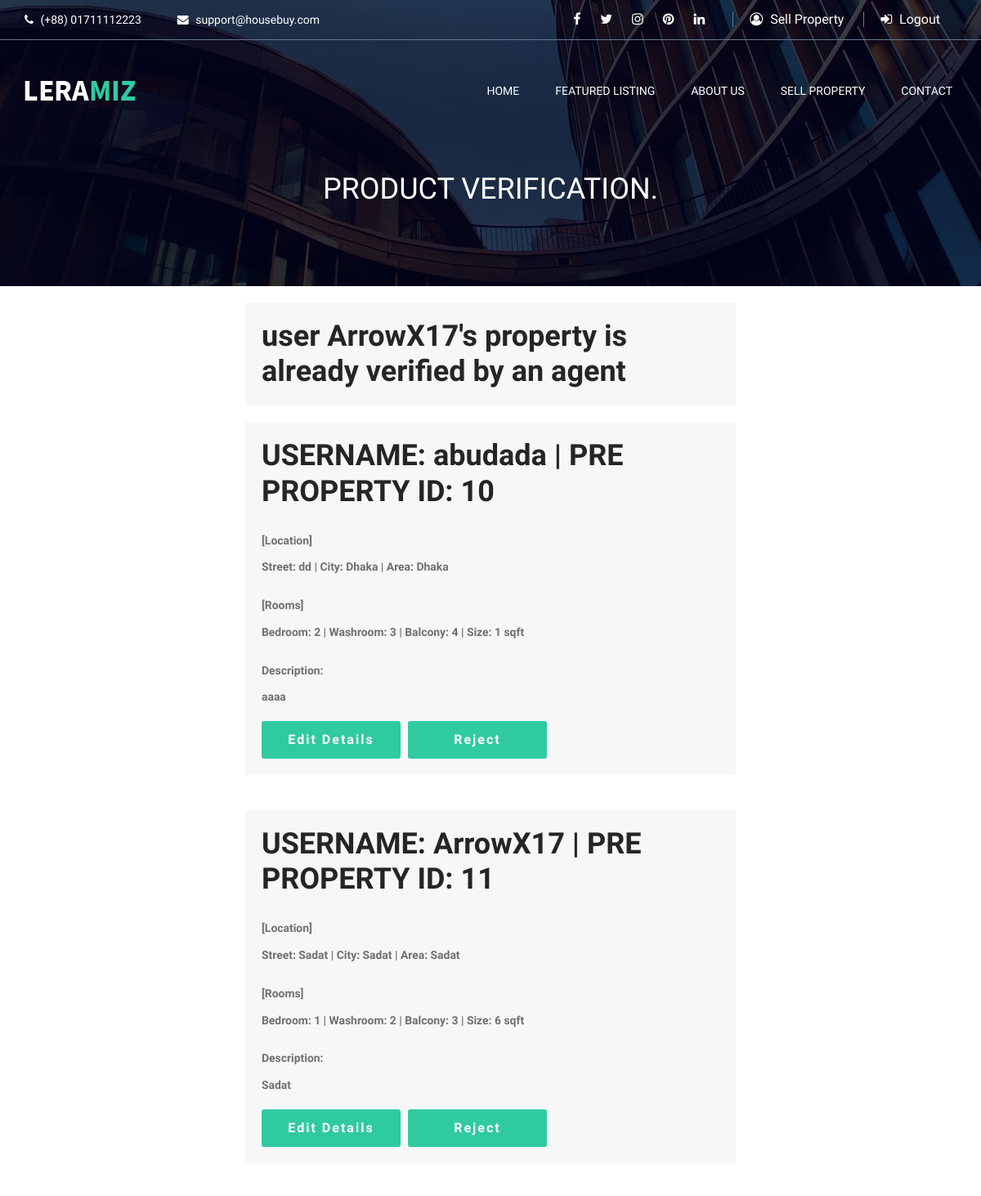
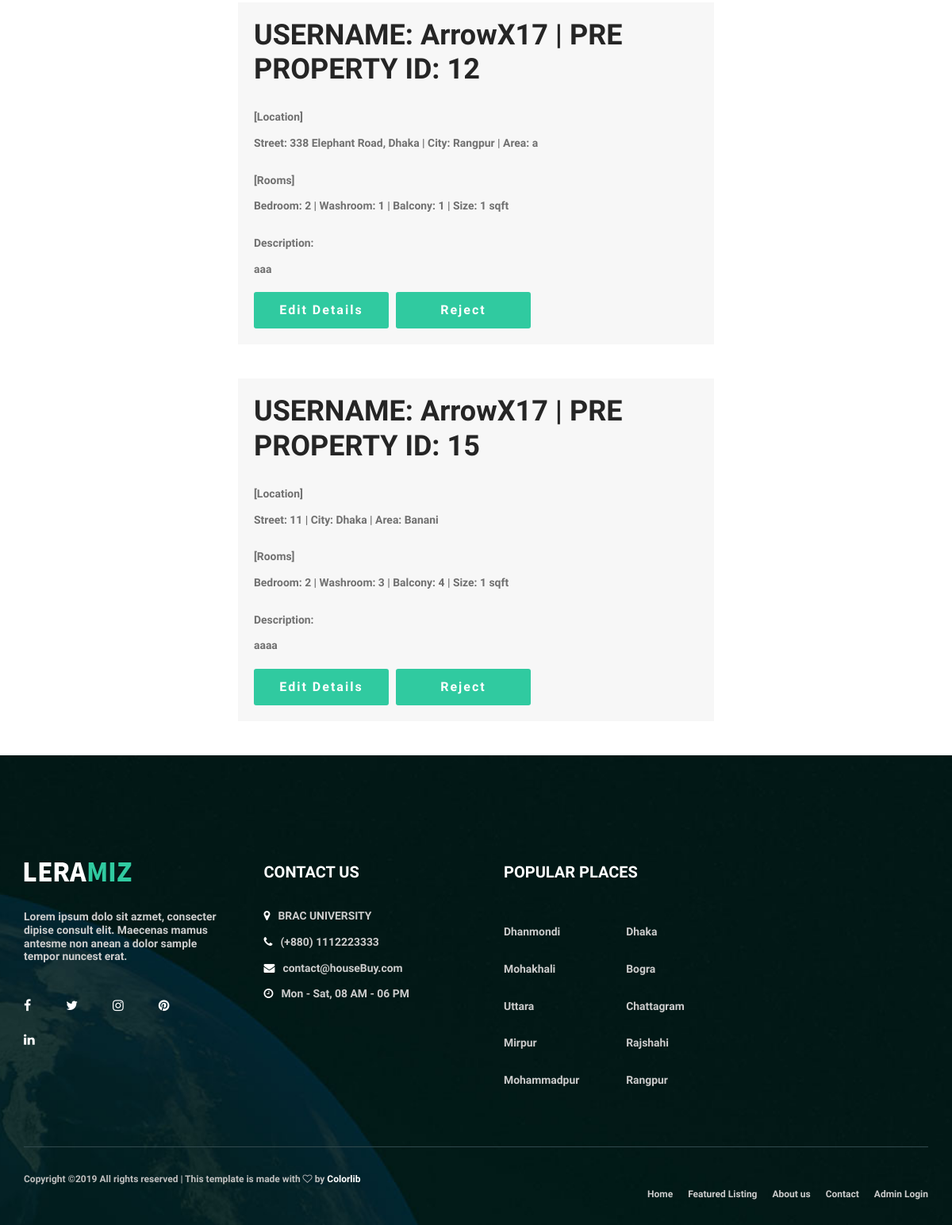
The page /agent.php (signed in) on the database its author committed (2 pictures, top to bottom).
### tables this page shows
CREATE TABLE IF NOT EXISTS `preproperty` (
  `PRE_ID` int(11) NOT NULL AUTO_INCREMENT,
  `USERNAME` varchar(10) NOT NULL,
  `verify` int(11) NOT NULL,
  `bedroom` int(11) NOT NULL,
  `washroom` int(11) NOT NULL,
  `balcony` int(11) NOT NULL,
  `size` int(11) NOT NULL,
  `street` varchar(200) NOT NULL,
  `city` varchar(50) NOT NULL,
  `area` varchar(50) NOT NULL,
  `Description` varchar(2000) NOT NULL,
  `Image1` longblob,
  `Image2` longblob,
  `Image3` longblob,
  `Image4` longblob,
  `Image5` longblob,
  `floor1` longblob,
  `floor2` longblob,
  `floor3` longblob,
  `floor4` longblob,
  `floor5` longblob,
  PRIMARY KEY (`PRE_ID`,`USERNAME`),
  KEY `USERNAME` (`USERNAME`)
);

### agent.php (the view, shortened to what this page needs)
<?php
  include_once 'resources/Database.php';
?>
<!DOCTYPE html>
<html lang="en">
<head>
	<link rel="stylesheet" href="css/bootstrap.min.css"/>
	<link rel="stylesheet" href="css/font-awesome.min.css"/>
	<link rel="stylesheet" href="css/animate.css"/>
	<link rel="stylesheet" href="css/owl.carousel.css"/>
	<link rel="stylesheet" href="css/style.css"/>
	<link rel="stylesheet" href="css/custom.css"/>
</head>
<body>
	<header class="header-section">
		<div class="header-top">
			<div class="container">
				<div class="row">
					<div class="col-lg-6 header-top-left">
						<div class="top-info">
							<i class="fa fa-phone"></i>
							(+88) 01711112223
						</div>
						<div class="top-info">
							<i class="fa fa-envelope"></i>
							support@housebuy.com
						</div>
					</div>
					<div class="col-lg-6 text-lg-right header-top-right">
						<div class="top-social">
							<a href="https://www.facebook.com"><i class="fa fa-facebook"></i></a>
		          <a href="https://www.twitter.com"><i class="fa fa-twitter"></i></a>
		          <a href="https://www.instagram.com"><i class="fa fa-instagram"></i></a>
		          <a href="https://www.pinterest.com/"><i class="fa fa-pinterest"></i></a>
		          <a href="https://www.linkedin.com/"><i class="fa fa-linkedin"></i></a>
						</div>
						<div class="user-panel">
							<?php if(!isset($_SESSION['username'])): ?>
								<a href="registration.php"><i class="fa fa-user-circle-o"></i> Register</a>
								<a href="login.php"><i class="fa fa-sign-in"></i> Login</a>
							<?php else: ?>
								<a href="sellHouse.php"><i class="fa fa-user-circle-o"></i> Sell Property</a>
								<a href="logout.php"><i class="fa fa-sign-in"></i> Logout</a>
							<?php endif ?>
						</div>
					</div>
				</div>
			</div>
		</div>
		<div class="container">
			<div class="row">
				<div class="col-12">
					<div class="site-navbar">
						<a href="index.php" class="site-logo"><img src="img/logo.png" alt=""></a>
						<ul class="main-menu">
							<li><a href="index.php">Home</a></li>
							<li><a href="categories.php">FEATURED LISTING</a></li>
							<li><a href="about.php">ABOUT US</a></li>
							<li><a href="sellHouse.php">Sell Property</a></li>
							<li><a href="contact.php">Contact</a></li>
						</ul>
					</div>
				</div>
			</div>
		</div>
	</header>
	<section class="page-top-section set-bg" data-setbg="img/page-top-bg.jpg">
		<div class="container text-white">
			<h2>Product Verification.</h2>
		</div>
	</section>
  <?php
  if(isset($_SESSION['Agent']))
  {
  ?>
        <h2><?php echo ""?><h2/>
  			<?php
          $sql = $db->query('Select * FROM preproperty');
  	      if($db->query('select count(*) from preproperty')->fetchColumn()>0 ){
  		      while($row =$sql->fetch(PDO::FETCH_ASSOC)){
                 if($row['verify']==0){
                   ?>
                   <section>
                     <div class="container-fluid h-100">
                       <div class="row justify-content-center align-items-center h-100">
                         <div class="col col-sm-6 col-md-6 col-lg-6 col-xl-6" style="background-color: #F7F7F7; padding:20px">
                           <h2><?php echo "USERNAME: {$row['USERNAME']} | PRE PROPERTY ID: {$row['PRE_ID']}" ?></h2>
                           <p style="margin-top:30px">[Location]</p>
                           <p><?php echo " Street: {$row['street']} | City: {$row['city']} | Area: {$row['area']}"?></p>
                           <p style="margin-top:30px">[Rooms]</p>
                            <p><?php echo "Bedroom: {$row['bedroom']} | Washroom: {$row['washroom']} | Balcony: {$row['balcony']} | Size: {$row['size']} sqft"?></p>
                           <p style="margin-top:30px">Description:</p>
                           <p><?php echo "{$row['Description']}" ?></p>
                           <a href="agentForm.php?id=<?php echo $row['PRE_ID'] ?>" target="_blank" class="site-btn">Edit Details</a>
                           <a href="agentReject.php?id=<?php echo $row['PRE_ID'] ?>" target="_blank" class="site-btn">Reject</a>
                        </div>
                      </div>
                    </div>
                   </section>
                     <br>
                   <?php
                 }
                 else
                 {
                  ?>
                  <section>
                    <div class="container-fluid h-100">
                      <div class="row justify-content-center align-items-center h-100">
                        <div class="col col-sm-6 col-md-6 col-lg-6 col-xl-6" style="background-color: #F7F7F7; padding:20px ; margin: 20px">
                          <h2 class="jumborton-heading"> <?php echo " user {$row['USERNAME']}'s property is already verified by an agent" ?> </h2>
                       </div>
                     </div>
                   </div>
                  </section>
                  <?php
                  }
                }
              }else{
              echo "No Pending Requests.";
            }
  }
  else{
  ?>
  <h2 style="color:#30CAA0">You must be logged in to see this page.<a href="loginAdmin.php"> Login here.</a></h2>
  <?php
  }
  include_once 'common/footer.php';
  ?>

### common/footer.php (shortened to what this page needs)
<footer class="footer-section set-bg" data-setbg="img/footer-bg.jpg">
  <div class="container">
    <div class="row">
      <div class="col-lg-3 col-md-6 footer-widget">
        <img src="img/logo.png" alt="">
        <p>Lorem ipsum dolo sit azmet, consecter dipise consult  elit. Maecenas mamus antesme non anean a dolor sample tempor nuncest erat.</p>
        <div class="social">
          <a href="https://www.facebook.com"><i class="fa fa-facebook"></i></a>
          <a href="https://www.twitter.com"><i class="fa fa-twitter"></i></a>
          <a href="https://www.instagram.com"><i class="fa fa-instagram"></i></a>
          <a href="https://www.pinterest.com/"><i class="fa fa-pinterest"></i></a>
          <a href="https://www.linkedin.com/"><i class="fa fa-linkedin"></i></a>
        </div>
      </div>
      <div class="col-lg-3 col-md-6 footer-widget">
        <div class="contact-widget">
          <h5 class="fw-title">CONTACT US</h5>
          <p><i class="fa fa-map-marker"></i>BRAC UNIVERSITY </p>
          <p><i class="fa fa-phone"></i>(+880) 1112223333</p>
          <p><i class="fa fa-envelope"></i>contact@houseBuy.com</p>
          <p><i class="fa fa-clock-o"></i>Mon - Sat, 08 AM - 06 PM</p>
        </div>
      </div>
      <div class="col-lg-3 col-md-6 footer-widget">
        <div class="double-menu-widget">
          <h5 class="fw-title">POPULAR PLACES</h5>
          <ul>
            <li><a href="">Dhanmondi</a></li>
            <li><a href="">Mohakhali</a></li>
            <li><a href="">Uttara</a></li>
            <li><a href="">Mirpur</a></li>
            <li><a href="">Mohammadpur</a></li>
          </ul>
          <ul>
            <li><a href="">Dhaka</a></li>
            <li><a href="">Bogra</a></li>
            <li><a href="">Chattagram</a></li>
            <li><a href="">Rajshahi</a></li>
            <li><a href="">Rangpur</a></li>
          </ul>
        </div>
      </div>
    </div>
    <div class="footer-bottom">
      <div class="footer-nav">
        <ul>
          <li><a href="index.php">Home</a></li>
          <li><a href="categories.php">Featured Listing</a></li>
          <li><a href="about.php">About us</a></li>
          <li><a href="contact.php">Contact</a></li>
          <li><a href="loginAdmin.php">Admin Login</a></li>
        </ul>
      </div>
      <div class="copyright">
        <p>
Copyright &copy;<script>document.write(new Date().getFullYear());</script> All rights reserved | This template is made with <i class="fa fa-heart-o" aria-hidden="true"></i> by <a href="https://colorlib.com" target="_blank">Colorlib</a>
</p>
      </div>
    </div>
  </div>
</footer>
</body>
</html>

### css/style.css (style rules this page uses)
html, body { height: 100%; font-family: 'Source Sans Pro', sans-serif; -webkit-font-smoothing: antialiased; font-smoothing: antialiased; }
h1, h2, h3, h4, h5, h6 { margin: 0; font-weight: 600; color: #252525; }
h2 { font-size: 36px; }
h5 { font-size: 20px; }
p { font-size: 13.9px; color: #707070; }
img { max-width: 100%; }
ul, ol { padding: 0; margin: 0; }
.set-bg { background-repeat: no-repeat; background-size: cover; background-position: top center; }
.text-white h1, .text-white h2, .text-white h3, .text-white h4, .text-white h5, .text-white p, .text-white span, .text-white li, .text-white a { color: #fff; }
.site-btn { position: relative; display: inline-block; padding: 15px 30px; font-size: 16px; font-weight: 600; line-height: 16px; letter-spacing: 2px; border-radius: 3px; min-width: 170px; text-align: center; background: #30caa0; cursor: pointer; border: none; color: #fff; }
.header-section { position: absolute; width: 100%; left: 0; top: 0; z-index: 99; }
.header-top { padding: 12px 0; border-bottom: 1px solid #667792; margin-bottom: 40px; }
.top-info { font-size: 14px; color: #fff; display: inline-block; }
.top-info i { margin-right: 5px; }
.top-info:first-child { margin-right: 40px; }
.top-social { display: inline-block; }
.top-social a { color: #fff; margin: 0 10px; }
.user-panel { display: inline-block; margin-left: 20px; }
.user-panel a { color: #fff; padding: 0 20px; border-left: 1px solid #667792; }
.user-panel a i { margin-right: 5px; }
.user-panel a:last-child { margin-right: 0; }
.site-logo { display: inline-block; }
.main-menu { float: right; list-style: none; }
.main-menu li { display: inline; }
.main-menu li a { display: inline-block; color: #fff; text-transform: uppercase; margin-left: 30px; padding: 12px 5px; font-size: 14px; }
.footer-section { padding-top: 125px; padding-bottom: 25px; }
.footer-widget p { color: #ccc; }
.footer-widget img { margin-bottom: 30px; }
.footer-widget .social { padding-top: 10px; }
.footer-widget .social a { color: #fff; font-size: 16px; margin-right: 35px; }
.footer-widget .fw-title { padding-top: 10px; text-transform: uppercase; margin-bottom: 35px; color: #fff; }
.footer-widget .contact-widget { padding-left: 10px; }
.footer-widget .contact-widget p i { color: #fff; margin-right: 10px; }
.footer-widget .double-menu-widget { padding-left: 20px; }
.footer-widget .double-menu-widget ul { list-style: none; display: inline-block; }
.footer-widget .double-menu-widget ul a { font-size: 13.9px; color: #cccccc; display: inline-block; margin-bottom: 10px; position: relative; right: 0; -webkit-transition: all 0.4s; -o-transition: all 0.4s; transition: all 0.4s; position: relative; }
.footer-widget .double-menu-widget ul a:after { font-family: 'FontAwesome'; content: "\f101"; position: absolute; left: -20px; top: 0; color: #30caa0; opacity: 0; -webkit-transition: all 0.4s; -o-transition: all 0.4s; transition: all 0.4s; }
.footer-widget .double-menu-widget ul:last-child { margin-left: 50px; }
.footer-bottom { overflow: hidden; padding-top: 30px; margin-top: 65px; border-top: 1px solid #324a4e; }
.footer-nav { float: right; }
.footer-nav ul { list-style: none; }
.footer-nav ul li { display: inline; }
.footer-nav ul li a { display: inline-block; color: #cccccc; margin-left: 10px; font-size: 12px; }
.copyright { float: left; padding-top: 3px; }
.copyright p { font-size: 12px; margin-bottom: 0; color: #bfbfbf; }
.copyright p a { font-weight: 600; color: #fff; }
.page-top-section { height: 350px; text-align: center; padding-top: 210px; }
.page-top-section h2 { font-weight: 400; text-transform: uppercase; }
@media (min-width: 1200px) { .container { max-width: 1170px; } }

### rows shown on the page
preproperty: USERNAME "ArrowX17"
preproperty: USERNAME "abudada", PRE_ID "10", street "dd", city "Dhaka", area "Dhaka", bedroom "2", washroom "3", balcony "4", size "1", Description "aaaa"
preproperty: USERNAME "ArrowX17", PRE_ID "11", street "Sadat", city "Sadat", area "Sadat", bedroom "1", washroom "2", balcony "3", size "6", Description "Sadat"
preproperty: USERNAME "ArrowX17", PRE_ID "12", street "338 Elephant Road, Dhaka", city "Rangpur", area "a", bedroom "2", washroom "1", balcony "1", size "1", Description "aaa"
preproperty: USERNAME "ArrowX17", PRE_ID "15", street "11", city "Dhaka", area "Banani", bedroom "2", washroom "3", balcony "4", size "1", Description "aaaa"
